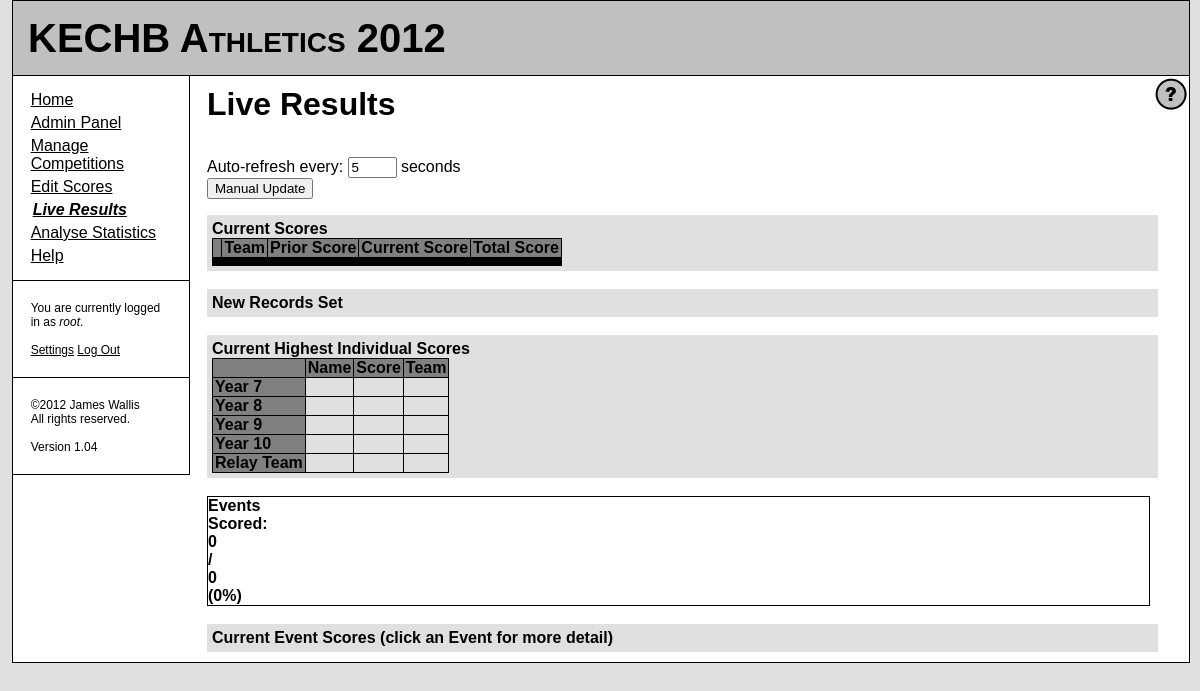
Screenshot of /index.php?page=scoreviewer (signed in) with the database file from the repository.
### tables this page shows
CREATE TABLE IF NOT EXISTS `days` (
  `d_id` int(10) unsigned NOT NULL AUTO_INCREMENT,
  `name` varchar(50) NOT NULL,
  `year` smallint(5) unsigned NOT NULL DEFAULT '0',
  `max_events_per_competitor` tinyint(3) unsigned NOT NULL,
  `is_active_day` tinyint(1) NOT NULL DEFAULT '0',
  PRIMARY KEY (`d_id`)
);

CREATE TABLE IF NOT EXISTS `day_subgroups` (
  `sub_id` int(10) unsigned NOT NULL AUTO_INCREMENT,
  `d_id` int(10) unsigned NOT NULL,
  `name` varchar(50) NOT NULL,
  PRIMARY KEY (`sub_id`)
);

### index.php (the view, shortened to what this page needs)
<?php
$query = "SELECT d_id, name FROM days WHERE is_active_day='1' LIMIT 1";
$result = @mysql_query($query);
if(mysql_num_rows($result) == 1)
{
	$row = mysql_fetch_array($result);
	$curactivedayid = $row['d_id'];
	$curpageheadline = htmlspecialchars($row['name']);
} else {
	$curpageheadline = "Scoring System - Please select an Active Day";
}
$curpage = "";
$curpagetitle = "";
$curpagehelp = "";
if(isset($_GET['page'])) $curpage = $_GET['page'];
switch($curpage)
{
	case 'scoreviewer':
		$curpagetitle = "Live Results";
		$curpagehelp = "#use-liveresults";
		break;
}
?>
<!DOCTYPE HTML PUBLIC "-//W3C//DTD HTML 4.01 Transitional//EN" "http://www.w3.org/TR/html4/loose.dtd">
<html>
<head>
	<link rel="stylesheet" type="text/css" href="scoresystem.css">
</head>
<body>
	<div id="header">
		<h1><?php  echo $curpageheadline; ?></h1>
	</div>
	<div id="container">
		<div id="sidebar">
			<div id="menubox">
				<ul><?php
				function generate_menu_markup($pagename, $menutext)
				{
					global $curpage;
					$resultmarkup = '<li><a class="';
					$resultmarkup .= ($curpage == $pagename)? 'menuselected' : 'menunormal';
					$resultmarkup .= '" href="index.php?page=' . $pagename . '">' . $menutext . '</a></li>';
					return $resultmarkup;
				}
				if(isset($_SESSION['user_id']))
				{
					echo "\t\t\t\t\t" . generate_menu_markup('welcome', 'Home') . "\n";
					if($_SESSION['perm_admin'] == 1) echo "\t\t\t\t\t" . generate_menu_markup('adminpanel', 'Admin Panel') . "\n";
					if($_SESSION['perm_daymanage'] == 1) echo "\t\t\t\t\t" . generate_menu_markup('comppanel', 'Manage Competitions') . "\n";
					if($_SESSION['perm_scoreedit'] == 1 && isset($curactivedayid)) echo "\t\t\t\t\t" . generate_menu_markup('scoreentry', 'Edit Scores') . "\n";
					if($_SESSION['perm_scoreview'] == 1 && isset($curactivedayid)) echo "\t\t\t\t\t" . generate_menu_markup('scoreviewer', 'Live Results') . "\n";
					if($_SESSION['perm_stats'] == 1) echo "\t\t\t\t\t" . generate_menu_markup('statspanel', 'Analyse Statistics') . "\n";
					echo "\t\t\t\t\t" . generate_menu_markup('help', 'Help') . "\n";
				} else {
					echo "\t\t\t\t\t" . generate_menu_markup('login', 'Log In') . "\n";
				}
				?>
				</ul>
			</div>
			<div id="userbox">
				<?php
				if(isset($_SESSION['user_id']))
				{
					echo "You are currently logged in as <i>" . htmlspecialchars($_SESSION['user_name']) . "</i>.\n";
				} else {
					echo "You are not currently logged in.\n";
				}
				if(isset($_SESSION['user_id']))
				{?>
				<br><br>
				<a href="index.php?page=accountsettings">Settings</a>
				<a href="index.php?page=logout">Log Out</a><?php } else { ?>
				<br><br>
				<a href="index.php?page=login">Log In</a><?php } ?>
			</div>
			<div id="systembox">
				&copy;2012 James Wallis<br>
				All rights reserved.<br><br>
				Version 1.04
			</div>
		</div>
		<?php if(isset($_SESSION['user_id'])) { ?><div id="helpbutton">
			<a href="index.php?page=help<?php echo $curpagehelp; ?>"><img src="helpbutton.png" alt="Help" title="Get help for this page"></a>
		</div><?php } ?>
		<div id="pagecontent">
			<?php
			echo "<h1>$curpagetitle</h1>\n";
			echo "\t\t\t<br>\n";
			switch($curpage)
			{
				case 'login': ?>
			</p><?php echo "\n";
				case 'scoreviewer': ?>
			<p>
				<form method="post" id="lr_refresh_form">
					Auto-refresh every: <input type="text" value="5" size="3" id="lr_autorefreshtime"> seconds
					<br>
					<button type="button" id="lr_forcerefresh_button">Manual Update</button>
				</form>
			</p>
			<div class="resultcontainer">
				<a class="headerlink" href="#" id="sv_header1">Current Scores</a>
				<div class="contentbox" id="sv_content1">
					<table class="datatable bordered">
						<tr class="darkgrey">
							<th>&nbsp;</th>
							<th>Team</th>
							<th>Prior Score</th>
							<th>Current Score</th>
							<th>Total Score</th>
						</tr><?php
						$query = "SELECT COUNT(t_id) AS teamcount FROM day_teams WHERE d_id='" . mysql_real_escape_string($curactivedayid) . "' LIMIT 1";
						$result = @mysql_query($query);
						$row = mysql_fetch_array($result);
						for($i = 0; $i < $row['teamcount']; $i++)
						{
							echo "\n"; ?>
						<tr>
							<th class="darkgrey" id=<?php echo "lr_totalscore_cell" . ($i * 5 + 0); ?>></th>
							<td <?php echo "id=\"lr_totalscore_cell" . ($i * 5 + 1) . "\""; ?>></td>
							<td <?php echo "id=\"lr_totalscore_cell" . ($i * 5 + 2) . "\""; ?>></td>
							<td <?php echo "id=\"lr_totalscore_cell" . ($i * 5 + 3) . "\""; ?>></td>
							<td <?php echo "id=\"lr_totalscore_cell" . ($i * 5 + 4) . "\""; ?>></td>
						</tr><?php
						}
						?>
					</table>
				</div>
			</div>
			<br>
			<div class="resultcontainer">
				<a class="headerlink" href="#" id="sv_header2">New Records Set</a>
			</div>
			<br>
			<div class="resultcontainer">
				<a class="headerlink" href="#" id="sv_header3">Current Highest Individual Scores</a>
				<div class="contentbox" id="sv_content3">
					<table class="datatable bordered">
						<tr class="darkgrey">
							<th>&nbsp;</th>
							<th>Name</th>
							<th>Score</th>
							<th>Team</th>
						</tr><?php
						$query = "SELECT name FROM day_subgroups WHERE d_id='" . mysql_real_escape_string($curactivedayid) . "' ORDER BY sub_id ASC";
						$result = @mysql_query($query);
						$i = 0;
						while($row = mysql_fetch_array($result))
						{
							echo "\n"; ?>
						<tr>
							<th class="darkgrey"><?php echo htmlspecialchars($row['name']); ?></th>
							<td <?php echo "id=\"lr_highscore_cell" . ($i * 3 + 0) . "\""; ?>></td>
							<td <?php echo "id=\"lr_highscore_cell" . ($i * 3 + 1) . "\""; ?>></td>
							<td <?php echo "id=\"lr_highscore_cell" . ($i * 3 + 2) . "\""; ?>></td>
						</tr><?php
							$i++;
						}
						?>
					</table>
				</div>
			</div>
			<br>
			<div class="progressbar">
				<div class="progressbarfill" id="lr_scoreprogress_bar" style="width: 0%;">
					Events Scored: 0 / 0 (0%)
				</div>
			</div>
			<br>
			<div class="resultcontainer">
				<a class="headerlink" href="#" id="sv_header4">Current Event Scores (click an Event for more detail)</a>
			</div><?php echo "\n";
					break;
				case 'statspanel': ?>
			</p><?php
			}
			?>
		</div>
	</div>
</body>
</html>

### scoresystem.css (style rules this page uses)
body { background-color: #e0e0e0; color: #000000; font-family: Helvetica, Arial, Sans-Serif; font-style: normal; font-weight: normal; font-size: 100%; }
p { font-size: 1em; margin: 0px 0px 16px 0px; }
a:link { color: #000000; text-decoration: underline; }
div { font-size: 1em; background-color: transparent; border-style: none; margin: 0px; padding: 0px; }
table, td, th { text-align: left; border-style: none; border-collapse: collapse; padding: 0px; margin: 0px; }
table.datatable tr.darkgrey, th.darkgrey, td.darkgrey { background-color: #808080; }
table.datatable td { font-weight: normal; padding-right: 2px; padding-left: 2px; }
table.datatable th { font-weight: bold; padding-right: 2px; padding-left: 2px; }
table.bordered, table.bordered td, table.bordered th { border-style: solid; border-width: 1px; border-color: #000000; }
div#header { background-color: #c0c0c0; border-style: solid; border-width: 1px; border-color: #000000; position: absolute; top: 0%; left: 1%; width: 98%; height: 75px; min-width: 800px; }
div#header h1 { font-weight: bold; font-size: 2.5em; font-variant: small-caps; margin: 15px; }
div#container { background-color: #ffffff; border-style: solid; border-width: 1px; border-color: #000000; position: absolute; top: 75px; left: 1%; width: 98%; min-width: 800px; }
div#sidebar { float: left; width: 15%; height: auto; }
div#menubox { border-style: none solid solid none; border-width: 1px; border-color: #000000; padding: 10px 10% 10px 10%; width: 80%; }
div#menubox ul { list-style-type: none; margin: 0px; padding: 0px; }
div#menubox li { margin-top: 5px; margin-bottom: 5px; }
div#menubox a.menuselected { font-style: italic; font-weight: bold; margin-left: 2px; }
div#userbox { font-size: 0.75em; border-style: none solid solid none; border-width: 1px; border-color: #000000; padding: 20px 10% 20px 10%; width: 80%; }
div#systembox { font-size: 0.75em; border-style: none solid solid none; border-width: 1px; border-color: #000000; padding: 20px 10% 20px 10%; width: 80%; }
div#pagecontent { padding: 10px 1.5% 10px 1.5%; float: left; width: 80%; height: auto; }
div#pagecontent h1 { font-weight: bold; font-size: 2em; margin: 0px; }
div#helpbutton { float: right; position: absolute; top: 2px; right: 2px; }
div.progressbar { border-style: solid; border-width: 1px; border-color: #000000; width: 100%; }
div.progressbarfill { background-color: #008000; font-weight: bold; overflow: visible; }
div.resultcontainer { background-color: #e0e0e0; padding: 5px 5px 5px 5px; width: 100%; }
div.resultcontainer a.headerlink { font-weight: bold; text-decoration: none; }

### rows the page displays
days: name "KECHB Athletics 2012"
day_subgroups: name "Year 7"
day_subgroups: name "Year 8"
day_subgroups: name "Year 9"
day_subgroups: name "Year 10"
day_subgroups: name "Relay Team"

### other values shown
$menutext "Home Admin Panel Manage Competitions Edit Scores Live Results Analyse Statistics Help"
$_SESSION['user_name'] "root"
$curpagetitle "Live Results"
